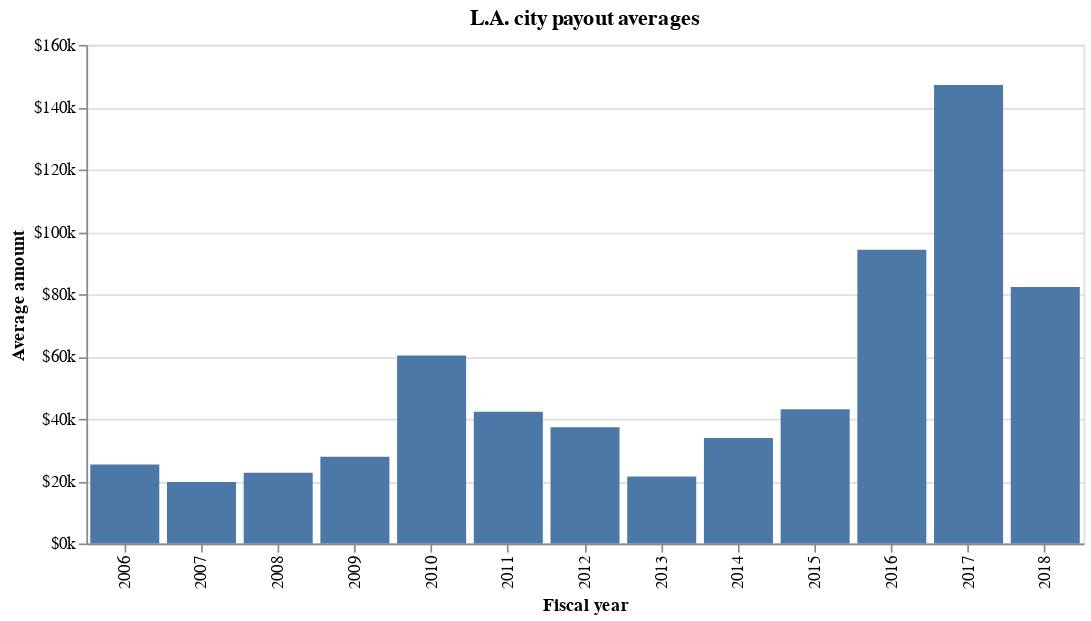

Source (notebook cell):
### Markdown cell above
### How has the average payout size changed?

### Code cell
alt.Chart(annual_totals.reset_index(), title="L.A. city payout averages").mark_bar().encode(
    x=alt.X("fiscal_year:O", axis=alt.Axis(title="Fiscal year")),
    y=alt.Y("average:Q", axis=alt.Axis(title="Average amount", format="$s")),
).properties(width=600)

### Figure 1 — Vega-Lite specification as saved in the notebook (floating-point values rounded to 4 significant figures)
{"$schema": "https://vega.github.io/schema/vega-lite/v2.4.3.json", "config": {"view": {"height": 300, "width": 400}}, "data": {"values": [{"amount": 37206924, "average": 25350.0, "fiscal_year": 2006, "number": 1468}, {"amount": 30593290, "average": 19720.0, "fiscal_year": 2007, "number": 1551}, {"amount": 36637836, "average": 22670.0, "fiscal_year": 2008, "number": 1616}, {"amount": 36750732, "average": 27840.0, "fiscal_year": 2009, "number": 1320}, {"amount": 90536467, "average": 60360.0, "fiscal_year": 2010, "number": 1500}, {"amount": 45016329, "average": 42270.0, "fiscal_year": 2011, "number": 1065}, {"amount": 48298045, "average": 37300.0, "fiscal_year": 2012, "number": 1295}, {"amount": 39900000.0, "average": 21520.0, "fiscal_year": 2013, "number": 1854}, {"amount": 58350000.0, "average": 33860.0, "fiscal_year": 2014, "number": 1723}, {"amount": 64100000.0, "average": 43080.0, "fiscal_year": 2015, "number": 1488}, {"amount": 119100000.0, "average": 94230.0, "fiscal_year": 2016, "number": 1264}, {"amount": 201400000.0, "average": 147100.0, "fiscal_year": 2017, "number": 1369}, {"amount": 72830000.0, "average": 82290.0, "fiscal_year": 2018, "number": 885}]}, "encoding": {"x": {"axis": {"title": "Fiscal year"}, "field": "fiscal_year", "type": "ordinal"}, "y": {"axis": {"format": "$s", "title": "Average amount"}, "field": "average", "type": "quantitative"}}, "mark": "bar", "title": "L.A. city payout averages", "width": 600}
